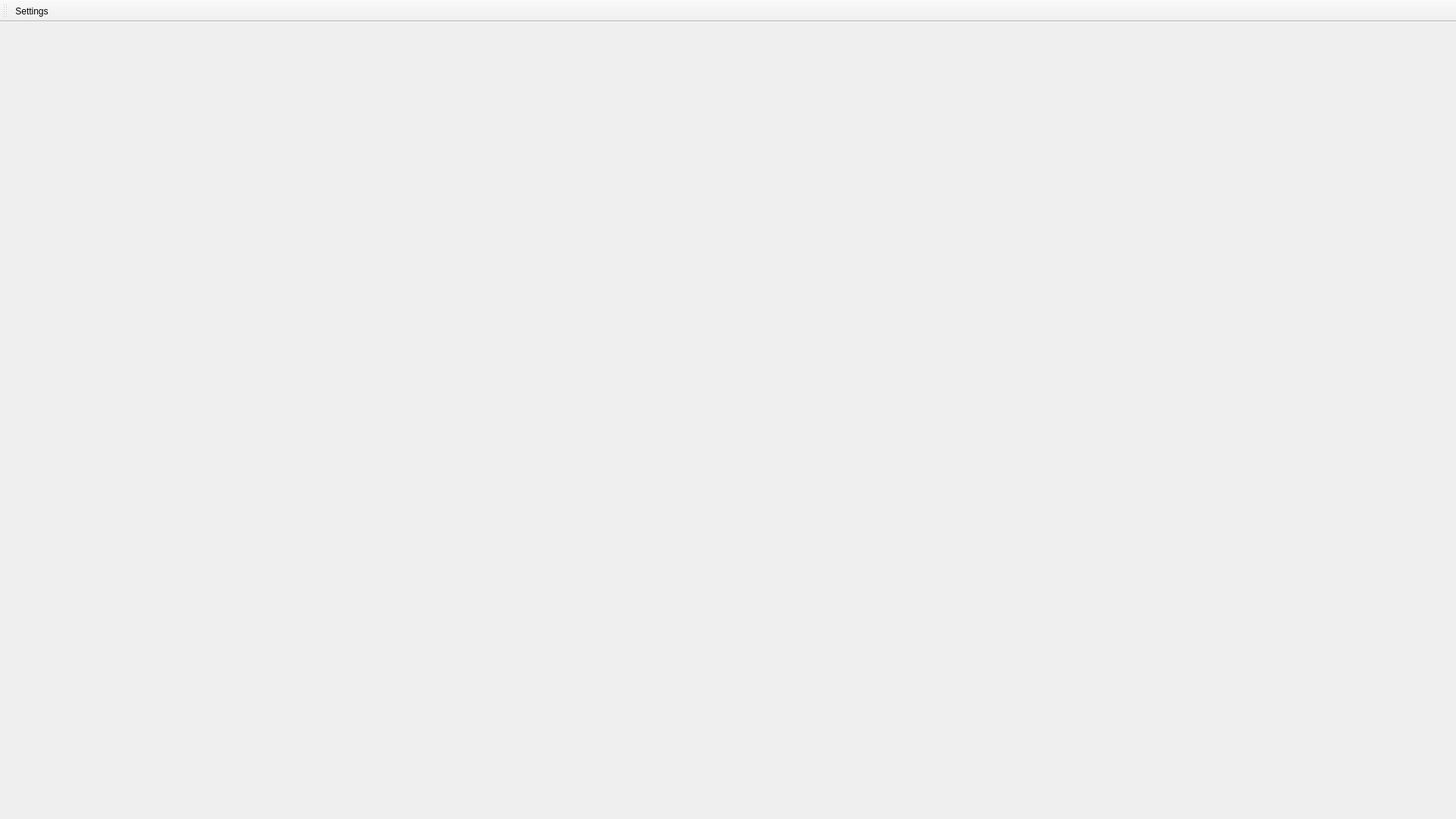
<?xml version="1.0" encoding="UTF-8"?>
<ui version="4.0">
 <class>MainWindow</class>
 <widget class="QMainWindow" name="MainWindow">
  <property name="geometry">
   <rect>
    <x>0</x>
    <y>0</y>
    <width>1920</width>
    <height>1080</height>
   </rect>
  </property>
  <property name="minimumSize">
   <size>
    <width>1920</width>
    <height>1080</height>
   </size>
  </property>
  <property name="maximumSize">
   <size>
    <width>1920</width>
    <height>1080</height>
   </size>
  </property>
  <property name="windowTitle">
   <string>MainWindow</string>
  </property>
  <property name="styleSheet">
   <string notr="true">background-image: url(:/newPrefix/splash_bg.png);</string>
  </property>
  <widget class="QLabel" name="link">
   <property name="font">
    <font>
     <family>Noto Sans</family>
     <pointsize>15</pointsize>
    </font>
   </property>
   <property name="styleSheet">
    <string notr="true">background-image: url(:/newPrefix/transparent.png);
color: #ffffff;</string>
   </property>
   <property name="text">
    <string>TextLabel</string>
   </property>
   <property name="scaledContents">
    <bool>true</bool>
   </property>
   <widget class="QPushButton" name="pushButton">
    <property name="geometry">
     <rect>
      <x>660</x>
      <y>740</y>
      <width>89</width>
      <height>25</height>
     </rect>
    </property>
    <property name="text">
     <string>PushButton</string>
    </property>
   </widget>
   <widget class="QLabel" name="qr">
    <property name="geometry">
     <rect>
      <x>1590</x>
      <y>320</y>
      <width>67</width>
      <height>17</height>
     </rect>
    </property>
    <property name="text">
     <string>TextLabel</string>
    </property>
   </widget>
  </widget>
  <widget class="QToolBar" name="toolbar">
   <property name="windowTitle">
    <string>toolBar</string>
   </property>
   <attribute name="toolBarArea">
    <enum>TopToolBarArea</enum>
   </attribute>
   <attribute name="toolBarBreak">
    <bool>false</bool>
   </attribute>
   <addaction name="actionSettings"/>
  </widget>
  <action name="actionSettings">
   <property name="icon">
    <iconset>
     <normaloff>../../../../../../Pictures/config.png</normaloff>../../../../../../Pictures/config.png</iconset>
   </property>
   <property name="text">
    <string>Settings</string>
   </property>
  </action>
 </widget>
 <resources>
  <include location="res.qrc"/>
 </resources>
 <connections/>
</ui>
